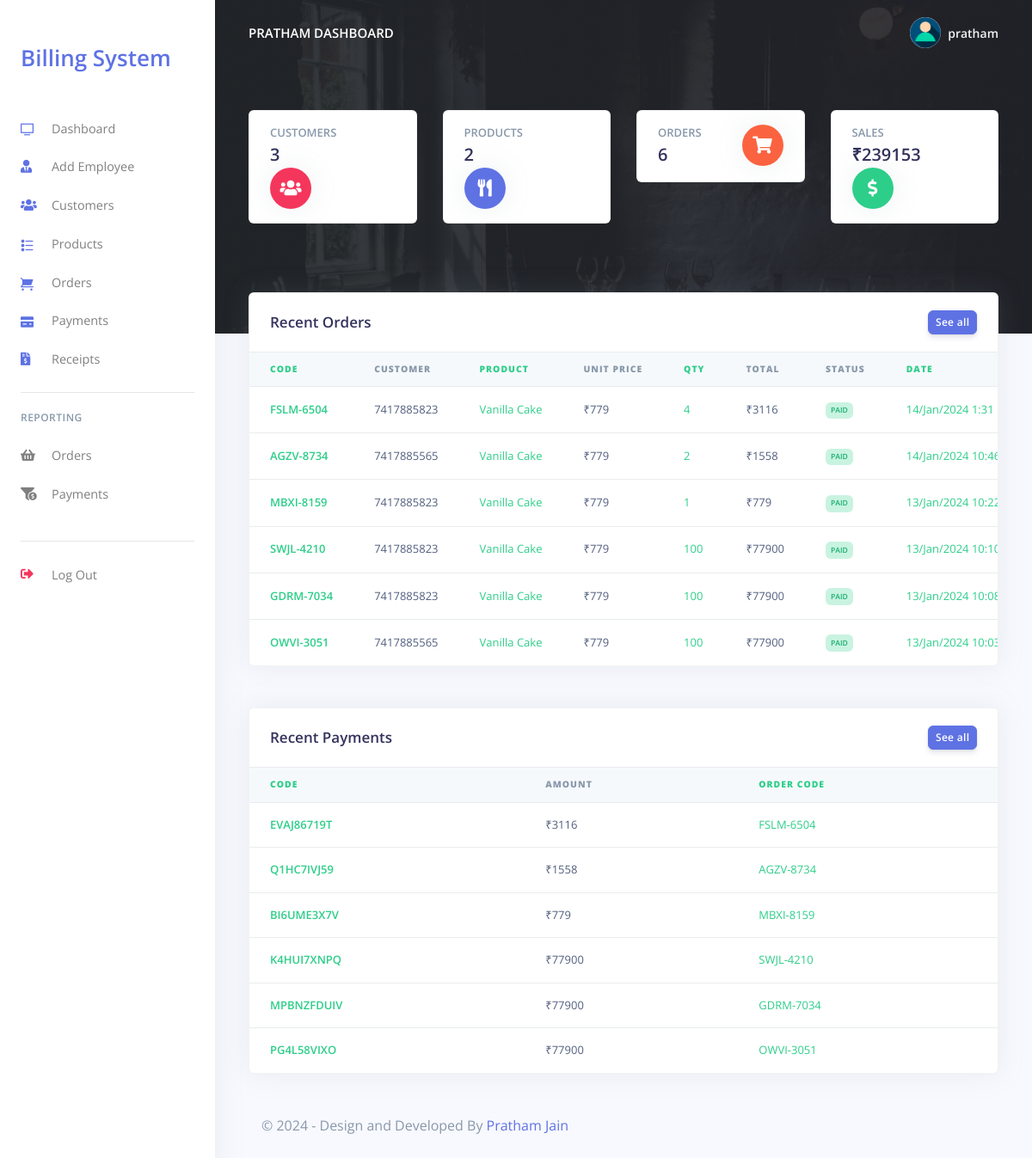
Screenshot of /Restro/admin/dashboard.php (signed in) with the database file from the repository.
### tables this page shows
CREATE TABLE `rpos_admin` (
  `admin_id` varchar(200) NOT NULL,
  `admin_name` varchar(200) NOT NULL,
  `admin_email` varchar(200) NOT NULL,
  `admin_password` varchar(200) NOT NULL
);

CREATE TABLE `rpos_orders` (
  `order_id` varchar(200) NOT NULL,
  `order_code` varchar(200) NOT NULL,
  `customer_id` varchar(200) NOT NULL,
  `customer_name` varchar(200) NOT NULL,
  `prod_id` varchar(200) NOT NULL,
  `prod_name` varchar(200) NOT NULL,
  `prod_price` varchar(200) NOT NULL,
  `prod_qty` varchar(200) NOT NULL,
  `order_status` varchar(200) NOT NULL,
  `created_at` timestamp(6) NOT NULL DEFAULT current_timestamp(6) ON UPDATE current_timestamp(6)
);

CREATE TABLE `rpos_payments` (
  `pay_id` varchar(200) NOT NULL,
  `pay_code` varchar(200) NOT NULL,
  `order_code` varchar(200) NOT NULL,
  `customer_id` varchar(200) NOT NULL,
  `pay_amt` varchar(200) NOT NULL,
  `pay_method` varchar(200) NOT NULL,
  `created_at` timestamp(6) NOT NULL DEFAULT current_timestamp(6) ON UPDATE current_timestamp(6)
);

### Restro/admin/partials/_analytics.php (called while the page is built, shortened)
<?php
$query = "SELECT COUNT(*) FROM `rpos_customers` ";
$stmt = $mysqli->prepare($query);
$stmt->execute();
$stmt->bind_result($customers);
$query = "SELECT COUNT(*) FROM `rpos_orders` ";
$stmt = $mysqli->prepare($query);
$stmt->execute();
$stmt->bind_result($orders);
$query = "SELECT COUNT(*) FROM `rpos_products` ";
$stmt = $mysqli->prepare($query);
$stmt->execute();
$stmt->bind_result($products);
$query = "SELECT SUM(pay_amt) FROM `rpos_payments` ";
$stmt = $mysqli->prepare($query);
$stmt->execute();
$stmt->bind_result($sales);

### Restro/admin/dashboard.php (the view, shortened to what this page needs)
<?php
include('config/config.php');
require_once('partials/_head.php');
require_once('partials/_analytics.php');
?>
<body>
  <?php
  require_once('partials/_sidebar.php');
  ?>
  <div class="main-content">
    <?php
    require_once('partials/_topnav.php');
    ?>
    <div style="background-image: url(assets/img/theme/restro00.jpg); background-size: cover;" class="header  pb-8 pt-5 pt-md-8">
      <span class="mask bg-gradient-dark opacity-8"></span>
      <div class="container-fluid">
        <div class="header-body">
          <div class="row">
            <div class="col-xl-3 col-lg-6">
              <div class="card card-stats mb-4 mb-xl-0">
                <div class="card-body">
                  <div class="row">
                    <div class="col">
                      <h5 class="card-title text-uppercase text-muted mb-0">Customers</h5>
                      <span class="h2 font-weight-bold mb-0"><?php echo $customers; ?></span>
                    </div>
                    <div class="col-auto">
                      <div class="icon icon-shape bg-danger text-white rounded-circle shadow">
                        <i class="fas fa-users"></i>
                      </div>
                    </div>
                  </div>
                </div>
              </div>
            </div>
            <div class="col-xl-3 col-lg-6">
              <div class="card card-stats mb-4 mb-xl-0">
                <div class="card-body">
                  <div class="row">
                    <div class="col">
                      <h5 class="card-title text-uppercase text-muted mb-0">Products</h5>
                      <span class="h2 font-weight-bold mb-0"><?php echo $products; ?></span>
                    </div>
                    <div class="col-auto">
                      <div class="icon icon-shape bg-primary text-white rounded-circle shadow">
                        <i class="fas fa-utensils"></i>
                      </div>
                    </div>
                  </div>
                </div>
              </div>
            </div>
            <div class="col-xl-3 col-lg-6">
              <div class="card card-stats mb-4 mb-xl-0">
                <div class="card-body">
                  <div class="row">
                    <div class="col">
                      <h5 class="card-title text-uppercase text-muted mb-0">Orders</h5>
                      <span class="h2 font-weight-bold mb-0"><?php echo $orders; ?></span>
                    </div>
                    <div class="col-auto">
                      <div class="icon icon-shape bg-warning text-white rounded-circle shadow">
                        <i class="fas fa-shopping-cart"></i>
                      </div>
                    </div>
                  </div>
                </div>
              </div>
            </div>
            <div class="col-xl-3 col-lg-6">
              <div class="card card-stats mb-4 mb-xl-0">
                <div class="card-body">
                  <div class="row">
                    <div class="col">
                      <h5 class="card-title text-uppercase text-muted mb-0">Sales</h5>
                      <span class="h2 font-weight-bold mb-0">₹<?php echo $sales; ?></span>
                    </div>
                    <div class="col-auto">
                      <div class="icon icon-shape bg-green text-white rounded-circle shadow">
                        <i class="fas fa-dollar-sign"></i>
                      </div>
                    </div>
                  </div>
                </div>
              </div>
            </div>
          </div>
        </div>
      </div>
    </div>
    <div class="container-fluid mt--7">
      <div class="row mt-5">
        <div class="col-xl-12 mb-5 mb-xl-0">
          <div class="card shadow">
            <div class="card-header border-0">
              <div class="row align-items-center">
                <div class="col">
                  <h3 class="mb-0">Recent Orders</h3>
                </div>
                <div class="col text-right">
                  <a href="orders_reports.php" class="btn btn-sm btn-primary">See all</a>
                </div>
              </div>
            </div>
            <div class="table-responsive">
              <table class="table align-items-center table-flush">
                <thead class="thead-light">
                  <tr>
                    <th class="text-success" scope="col"><b>Code</b></th>
                    <th scope="col"><b>Customer</b></th>
                    <th class="text-success" scope="col"><b>Product</b></th>
                    <th scope="col"><b>Unit Price</b></th>
                    <th class="text-success" scope="col"><b>Qty</b></th>
                    <th scope="col"><b>Total</b></th>
                    <th scop="col"><b>Status</b></th>
                    <th class="text-success" scope="col"><b>Date</b></th>
                  </tr>
                </thead>
                <tbody>
                  <?php
                  $ret = "SELECT * FROM  rpos_orders ORDER BY `rpos_orders`.`created_at` DESC LIMIT 7 ";
                  $stmt = $mysqli->prepare($ret);
                  $stmt->execute();
                  $res = $stmt->get_result();
                  while ($order = $res->fetch_object()) {
                    $total = ($order->prod_price * $order->prod_qty);
                  ?>
                    <tr>
                      <th class="text-success" scope="row"><?php echo $order->order_code; ?></th>
                      <td><?php echo $order->customer_name; ?></td>
                      <td class="text-success"><?php echo $order->prod_name; ?></td>
                      <td>₹<?php echo $order->prod_price; ?></td>
                      <td class="text-success"><?php echo $order->prod_qty; ?></td>
                      <td>₹<?php echo $total; ?></td>
                      <td><?php if ($order->order_status == '') {
                            echo "<span class='badge badge-danger'>Not Paid</span>";
                          } else {
                            echo "<span class='badge badge-success'>$order->order_status</span>";
                          } ?></td>
                      <td class="text-success"><?php echo date('d/M/Y g:i', strtotime($order->created_at)); ?></td>
                    </tr>
                  <?php } ?>
                </tbody>
              </table>
            </div>
          </div>
        </div>
      </div>
      <div class="row mt-5">
        <div class="col-xl-12">
          <div class="card shadow">
            <div class="card-header border-0">
              <div class="row align-items-center">
                <div class="col">
                  <h3 class="mb-0">Recent Payments</h3>
                </div>
                <div class="col text-right">
                  <a href="payments_reports.php" class="btn btn-sm btn-primary">See all</a>
                </div>
              </div>
            </div>
            <div class="table-responsive">
              <table class="table align-items-center table-flush">
                <thead class="thead-light">
                  <tr>
                    <th class="text-success" scope="col"><b>Code</b></th>
                    <th scope="col"><b>Amount</b></th>
                    <th class='text-success' scope="col"><b>Order Code</b></th>
                  </tr>
                </thead>
                <tbody>
                  <?php
                  $ret = "SELECT * FROM   rpos_payments   ORDER BY `rpos_payments`.`created_at` DESC LIMIT 7 ";
                  $stmt = $mysqli->prepare($ret);
                  $stmt->execute();
                  $res = $stmt->get_result();
                  while ($payment = $res->fetch_object()) {
                  ?>
                    <tr>
                      <th class="text-success" scope="row">
                        <?php echo $payment->pay_code; ?>
                      </th>
                      <td>
                      ₹<?php echo $payment->pay_amt; ?>
                      </td>
                      <td class='text-success'>
                        <?php echo $payment->order_code; ?>
                      </td>
                    </tr>
                  <?php } ?>
                </tbody>
              </table>
            </div>
          </div>
        </div>
      </div>
      <?php require_once('partials/_footer.php'); ?>
    </div>
  </div>
</body>
</html>

### Restro/admin/partials/_head.php (shortened to what this page needs)
<!DOCTYPE html>
<html>
<head>
    <link href="assets/vendor/nucleo/css/nucleo.css" rel="stylesheet">
    <link href="assets/vendor/@fortawesome/fontawesome-free/css/all.min.css" rel="stylesheet">
    <link type="text/css" href="assets/css/argon.css?v=1.0.0" rel="stylesheet">
</head>

### Restro/admin/partials/_sidebar.php (shortened to what this page needs)
<?php
$admin_id = $_SESSION['admin_id'];
$ret = "SELECT * FROM  rpos_admin  WHERE admin_id = '$admin_id'";
$stmt = $mysqli->prepare($ret);
$stmt->execute();
$res = $stmt->get_result();
while ($admin = $res->fetch_object()) {
?>
  <nav class="navbar navbar-vertical fixed-left navbar-expand-md navbar-light bg-white" id="sidenav-main">
    <div class="container-fluid">
      <a class="navbar-brand pt-0" href="dashboard.php">
      <h1>  <a href="#">Billing System</a></h1>
      </a>
      <div class="collapse navbar-collapse" id="sidenav-collapse-main">
        <ul class="navbar-nav">
          <li class="nav-item">
            <a class="nav-link" href="dashboard.php">
              <i class="ni ni-tv-2 text-primary"></i> Dashboard
            </a>
          </li>
          <li class="nav-item">
            <a class="nav-link" href="hrm.php">
              <i class="fas fa-user-tie text-primary"></i> Add Employee
            </a>
          </li>
          <li class="nav-item">
            <a class="nav-link" href="customes.php">
              <i class="fas fa-users text-primary"></i> Customers
            </a>
          </li>
          <li class="nav-item">
            <a class="nav-link" href="products.php">
              <i class="ni ni-bullet-list-67 text-primary"></i>Products
            </a>
          </li>
          <li class="nav-item">
            <a class="nav-link" href="orders.php">
              <i class="ni ni-cart text-primary"></i> Orders
            </a>
          </li>
          <li class="nav-item">
            <a class="nav-link" href="payments.php">
              <i class="ni ni-credit-card text-primary"></i> Payments
            </a>
          </li>
          <li class="nav-item">
            <a class="nav-link" href="receipts.php">
              <i class="fas fa-file-invoice-dollar text-primary"></i> Receipts
            </a>
          </li>
        </ul>
        <hr class="my-3">
        <h6 class="navbar-heading text-muted">Reporting</h6>
        <ul class="navbar-nav mb-md-3">
          <li class="nav-item">
            <a class="nav-link" href="orders_reports.php">
              <i class="fas fa-shopping-basket"></i> Orders
            </a>
          </li>
          <li class="nav-item">
            <a class="nav-link" href="payments_reports.php">
              <i class="fas fa-funnel-dollar"></i> Payments
            </a>
          </li>
        </ul>
        <hr class="my-3">
        <ul class="navbar-nav mb-md-3">
          <li class="nav-item">
            <a class="nav-link" href="logout.php">
              <i class="fas fa-sign-out-alt text-danger"></i> Log Out
            </a>
          </li>
        </ul>
      </div>
    </div>
  </nav>
<?php } ?>

### Restro/admin/partials/_topnav.php (shortened to what this page needs)
<?php
$admin_id = $_SESSION['admin_id'];
$ret = "SELECT * FROM  rpos_admin  WHERE admin_id = '$admin_id'";
$stmt = $mysqli->prepare($ret);
$stmt->execute();
$res = $stmt->get_result();
while ($admin = $res->fetch_object()) {
?>
    <nav class="navbar navbar-top navbar-expand-md navbar-dark" id="navbar-main">
        <div class="container-fluid">
            <a class="h4 mb-0 text-white text-uppercase d-none d-lg-inline-block" href="dashboard.php"><?php echo $admin->admin_name; ?> Dashboard</a>
            <ul class="navbar-nav align-items-center d-none d-md-flex">
                <li class="nav-item dropdown">
                    <a class="nav-link pr-0" href="#" role="button" data-toggle="dropdown" aria-haspopup="true" aria-expanded="false">
                        <div class="media align-items-center">
                            <span class="avatar avatar-sm rounded-circle">
                                <img alt="Image placeholder" src="assets/img/theme/user-a-min.png">
                            </span>
                            <div class="media-body ml-2 d-none d-lg-block">
                                <span class="mb-0 text-sm  font-weight-bold"><?php echo $admin->admin_name; ?></span>
                            </div>
                        </div>
                    </a>
                </li>
            </ul>
        </div>
    </nav>
<?php } ?>

### Restro/admin/partials/_footer.php (shortened to what this page needs)
<footer class="py-5">
  <div class="container">
    <div class="row align-items-center justify-content-xl-between">
      <div class="col-xl-6">
        <div class="copyright text-center text-xl-left text-muted">
          &copy;  <?php echo date('Y'); ?> - Design and Developed By <a href="https://prathamjain.in">Pratham Jain</a>
        </div>
      </div>
      <div class="col-xl-6">
      </div>
    </div>
  </div>
</footer>

### rows the page displays
rpos_admin: admin_name "PRATHAM", admin_name "pratham"
rpos_orders: order_code "FSLM-6504", customer_name "7417885823", prod_name "Vanilla Cake", prod_price "779", prod_qty "4", total "3116", order_status "PAID", created_at "14/Jan/2024 1:31"
rpos_orders: order_code "AGZV-8734", customer_name "7417885565", prod_name "Vanilla Cake", prod_price "779", prod_qty "2", total "1558", order_status "PAID", created_at "14/Jan/2024…"
rpos_orders: order_code "MBXI-8159", customer_name "7417885823", prod_name "Vanilla Cake", prod_price "779", prod_qty "1", order_status "PAID", created_at "13/Jan/2024…"
rpos_orders: order_code "SWJL-4210", customer_name "7417885823", prod_name "Vanilla Cake", prod_price "779", prod_qty "100", total "77900", order_status "PAID", created_at "13/Jan/2024…"
rpos_orders: order_code "GDRM-7034", customer_name "7417885823", prod_name "Vanilla Cake", prod_price "779", prod_qty "100", total "77900", order_status "PAID", created_at "13/Jan/2024…"
rpos_orders: order_code "OWVI-3051", customer_name "7417885565", prod_name "Vanilla Cake", prod_price "779", prod_qty "100", total "77900", order_status "PAID", created_at "13/Jan/2024…"
rpos_payments: pay_code "EVAJ86719T", pay_amt "3116", order_code "FSLM-6504"
rpos_payments: pay_code "Q1HC7IVJ59", pay_amt "1558", order_code "AGZV-8734"
rpos_payments: pay_code "BI6UME3X7V", pay_amt "779", order_code "MBXI-8159"
rpos_payments: pay_code "K4HUI7XNPQ", pay_amt "77900", order_code "SWJL-4210"
rpos_payments: pay_code "MPBNZFDUIV", pay_amt "77900", order_code "GDRM-7034"
rpos_payments: pay_code "PG4L58VIXO", pay_amt "77900", order_code "OWVI-3051"

### other values shown
$customers "3"
$products "2"
$orders "6"
$sales "239153"
